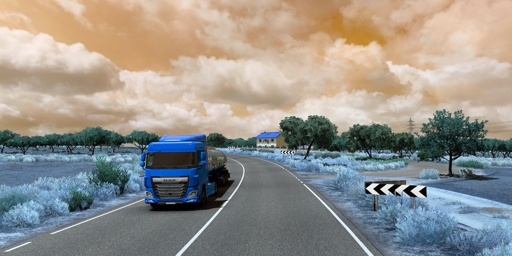
#> input picture input.jpg, 512 x 256 px
$ python -i lane_detection.py   (imports and definitions only)   (older library calls are emulated)
#> lines starting #> are read from the running program, lines starting #| are printed output that depends on the picture
import cv2
import numpy as np


def preprocess_image(frame):
    """
    Convert the frame to a binary image using gradient and color thresholds.
    """
    # Convert to HLS color space and extract the S channel.
    hls = cv2.cvtColor(frame, cv2.COLOR_BGR2HLS)
    s_channel = hls[:, :, 2]

    # Convert to grayscale and apply Sobel operator in the x direction.
    gray = cv2.cvtColor(frame, cv2.COLOR_BGR2GRAY)
    sobelx = cv2.Sobel(gray, cv2.CV_64F, 1, 0, ksize=3)
    abs_sobelx = np.absolute(sobelx)
    scaled_sobel = np.uint8(255 * abs_sobelx / np.max(abs_sobelx))

    # Apply threshold on Sobel result.
    sx_thresh_min = 20
    sx_thresh_max = 100
    sxbinary = np.zeros_like(scaled_sobel)
    sxbinary[(scaled_sobel >= sx_thresh_min) & (scaled_sobel <= sx_thresh_max)] = 1

    # Apply threshold on the S channel.
    s_thresh_min = 170
    s_thresh_max = 255
    s_binary = np.zeros_like(s_channel)
    s_binary[(s_channel >= s_thresh_min) & (s_channel <= s_thresh_max)] = 1

    # Combine both thresholds.
    binary_output = np.zeros_like(sxbinary)
    binary_output[(sxbinary == 1) | (s_binary == 1)] = 255

    return binary_output


def perspective_transform(img):
    """
    Warp the binary image to a bird's eye view.
    """
    img_size = (img.shape[1], img.shape[0])
    # These source points should be tuned for your specific camera/view.
    src = np.float32([[580, 460], [700, 460], [1040, 680], [260, 680]])
    # Destination points form a rectangle.
    dst = np.float32([[260, 0], [1040, 0], [1040, 720], [260, 720]])
    M = cv2.getPerspectiveTransform(src, dst)
    warped = cv2.warpPerspective(img, M, img_size, flags=cv2.INTER_LINEAR)
    return warped, M


def sliding_window_search(binary_warped):
    """
    Find lane pixels using a sliding window search and fit a second order polynomial.
    Returns polynomial coefficients for the left and right lanes.
    """
    # Compute histogram of the bottom half of the image.
    histogram = np.sum(binary_warped[binary_warped.shape[0] // 2 :, :], axis=0)

    # Find peaks for left and right lanes.
    midpoint = histogram.shape[0] // 2
    leftx_base = np.argmax(histogram[:midpoint])
    rightx_base = np.argmax(histogram[midpoint:]) + midpoint

    # Parameters for sliding windows.
    nwindows = 9
    window_height = binary_warped.shape[0] // nwindows
    nonzero = binary_warped.nonzero()
    nonzeroy = np.array(nonzero[0])
    nonzerox = np.array(nonzero[1])
    margin = 100
    minpix = 50

    leftx_current = leftx_base
    rightx_current = rightx_base

    left_lane_inds = []
    right_lane_inds = []

    for window in range(nwindows):
        win_y_low = binary_warped.shape[0] - (window + 1) * window_height
        win_y_high = binary_warped.shape[0] - window * window_height
        win_xleft_low = leftx_current - margin
        win_xleft_high = leftx_current + margin
        win_xright_low = rightx_current - margin
        win_xright_high = rightx_current + margin

        # Identify the nonzero pixels in x and y within the window.
        good_left_inds = (
            (nonzeroy >= win_y_low)
            & (nonzeroy < win_y_high)
            & (nonzerox >= win_xleft_low)
            & (nonzerox < win_xleft_high)
        ).nonzero()[0]
        good_right_inds = (
            (nonzeroy >= win_y_low)
            & (nonzeroy < win_y_high)
            & (nonzerox >= win_xright_low)
            & (nonzerox < win_xright_high)
        ).nonzero()[0]

        left_lane_inds.append(good_left_inds)
        right_lane_inds.append(good_right_inds)

        # Recenter next window if enough pixels were found.
        if len(good_left_inds) > minpix:
            leftx_current = int(np.mean(nonzerox[good_left_inds]))
        if len(good_right_inds) > minpix:
            rightx_current = int(np.mean(nonzerox[good_right_inds]))

    left_lane_inds = np.concatenate(left_lane_inds)
    right_lane_inds = np.concatenate(right_lane_inds)

    # Extract left and right line pixel positions.
    leftx = nonzerox[left_lane_inds]
    lefty = nonzeroy[left_lane_inds]
    rightx = nonzerox[right_lane_inds]
    righty = nonzeroy[right_lane_inds]

    # Fit a second order polynomial to each.
    left_fit = np.polyfit(lefty, leftx, 2) if len(leftx) and len(lefty) else None
    right_fit = np.polyfit(righty, rightx, 2) if len(rightx) and len(righty) else None

    return left_fit, right_fit


def draw_lane(original_img, binary_warped, left_fit, right_fit, M_inv):
    """
    Draw the detected lane area back onto the original image.
    """
    # Create an image to draw the lane on.
    warp_zero = np.zeros_like(binary_warped).astype(np.uint8)
    color_warp = np.dstack((warp_zero, warp_zero, warp_zero))

    ploty = np.linspace(0, binary_warped.shape[0] - 1, binary_warped.shape[0])
    if left_fit is not None:
        left_fitx = left_fit[0] * ploty**2 + left_fit[1] * ploty + left_fit[2]
    else:
        left_fitx = None
    if right_fit is not None:
        right_fitx = right_fit[0] * ploty**2 + right_fit[1] * ploty + right_fit[2]
    else:
        right_fitx = None

    # Draw the lane onto the warped blank image.
    if left_fitx is not None and right_fitx is not None:
        pts_left = np.array([np.transpose(np.vstack([left_fitx, ploty]))])
        pts_right = np.array([np.flipud(np.transpose(np.vstack([right_fitx, ploty])))])
        pts = np.hstack((pts_left, pts_right))
        cv2.fillPoly(color_warp, np.int_([pts]), (0, 255, 0))

    # Warp the blank back to original image space.
    newwarp = cv2.warpPerspective(
        color_warp, M_inv, (original_img.shape[1], original_img.shape[0])
    )
    # Combine the result with the original image.
    result = cv2.addWeighted(original_img, 1, newwarp, 0.3, 0)
    return result


def detect_lanes(frame):
    """
    Complete lane detection pipeline:
      1. Preprocess the image.
      2. Warp the image to a bird's eye view.
      3. Find lane pixels using sliding windows and fit a polynomial.
      4. Draw the lane area back onto the original frame.
    """
    # Preprocess to get a binary image.
    binary = preprocess_image(frame)

    # Perspective transform.
    binary_warped, M = perspective_transform(binary)
    img_size = (frame.shape[1], frame.shape[0])
    # Compute inverse transform.
    src = np.float32([[580, 460], [700, 460], [1040, 680], [260, 680]])
    dst = np.float32([[260, 0], [1040, 0], [1040, 720], [260, 720]])
    M_inv = cv2.getPerspectiveTransform(dst, src)

    # Use sliding window search to fit lane lines.
    left_fit, right_fit = sliding_window_search(binary_warped)

    # Draw the detected lane on the original image.
    result = draw_lane(frame, binary_warped, left_fit, right_fit, M_inv)
    return result

>>> import cv2
>>> picture = cv2.imread('input.jpg')
#> picture is the input picture: shape (256, 512, 3); mean B, G, R 140, 146.4, 149.9
>>> result = detect_lanes(picture)
#> in preprocess_image, `hls = cv2.cvtColor(frame, cv2.COLOR_BGR2HLS)`: hls: shape (256, 512, 3); mean of channels 0, 1, 2 54.5, 145.4, 73.3
#> in preprocess_image, `s_channel = hls[:, :, 2]`:
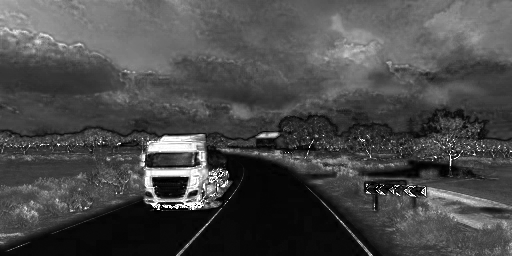
#> s_channel: shape (256, 512); min 0, max 255, mean 73.3
#> in preprocess_image, `gray = cv2.cvtColor(frame, cv2.COLOR_BGR2GRAY)`:
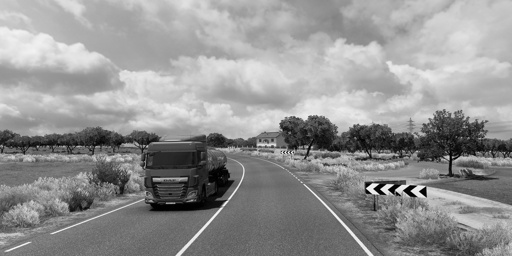
#> gray: shape (256, 512); min 0, max 253, mean 146.7
#> in preprocess_image, `sobelx = cv2.Sobel(gray, cv2.CV_64F, 1, 0, ksize=3)`:
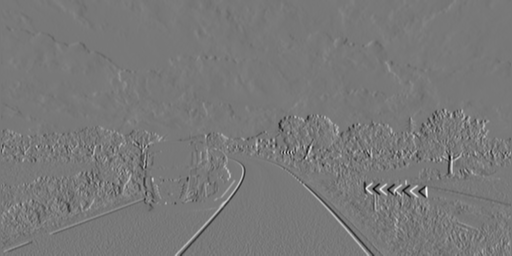
#> sobelx: shape (256, 512) float64; min -795, max 882, mean 0; drawn with min black and max white
#> in preprocess_image, `abs_sobelx = np.absolute(sobelx)`:
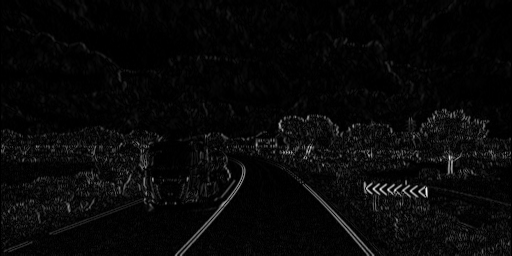
#> abs_sobelx: shape (256, 512) float64; min 0, max 882, mean 29.9; drawn with min black and max white
#> in detect_lanes, `binary = preprocess_image(frame)`:
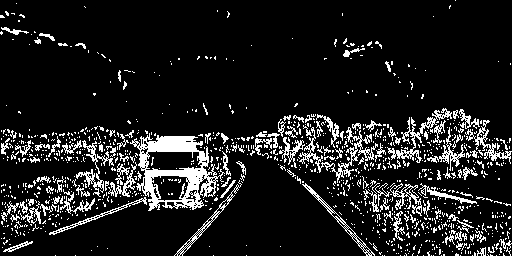
#> binary: shape (256, 512); 12% white in thin lines or dots
#> in perspective_transform, `warped = cv2.warpPerspective(img, M, img_size, flags=cv2.INTER_LINEAR)`: warped: shape (256, 512); every value is 0
#> in detect_lanes, `binary_warped, M = perspective_transform(binary)`: M = [[-0.619, -1.52, 1033.2], [-1.53e-15, -2.03, 931.9], [-2.7e-18, -0.00238, 1]]
#> in sliding_window_search, `histogram = np.sum(binary_warped[binary_warped.shape[0] // 2 :, :], ax..`: histogram = 512 values from 0 to 0
#> in sliding_window_search, `leftx_base = np.argmax(histogram[:midpoint])`: leftx_base = 0
#> in sliding_window_search, `rightx_base = np.argmax(histogram[midpoint:]) + midpoint`: rightx_base = 256
#> in sliding_window_search, `nonzero = binary_warped.nonzero()`: nonzero = (empty array, empty array)
#> in sliding_window_search, `nonzeroy = np.array(nonzero[0])`: nonzeroy = empty array
#> in sliding_window_search, `leftx_current = leftx_base`: leftx_current = 0
#> in sliding_window_search, `rightx_current = rightx_base`: rightx_current = 256
#> after the loop in sliding_window_search, `for window in range(nwindows):`: left_lane_inds = [empty array, empty array, empty array, empty array, empty array, empty array, empty array, empty array, empty array]; right_lane_inds has the same summary as left_lane_inds
#> in sliding_window_search, `left_lane_inds = np.concatenate(left_lane_inds)`: left_lane_inds = empty array
#> in draw_lane, `newwarp = cv2.warpPerspective( color_warp, M_inv, (original_img.shape[..`: color_warp: shape (256, 512, 3); every value is 0
